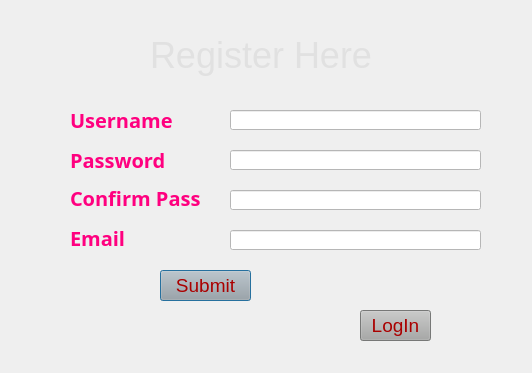
<?xml version="1.0" encoding="UTF-8"?>
<ui version="4.0">
 <class>signup</class>
 <widget class="QDialog" name="signup">
  <property name="geometry">
   <rect>
    <x>0</x>
    <y>0</y>
    <width>532</width>
    <height>373</height>
   </rect>
  </property>
  <property name="windowTitle">
   <string>Dialog</string>
  </property>
  <property name="styleSheet">
   <string notr="true"/>
  </property>
  <widget class="QLabel" name="label">
   <property name="geometry">
    <rect>
     <x>0</x>
     <y>-10</y>
     <width>541</width>
     <height>391</height>
    </rect>
   </property>
   <property name="text">
    <string/>
   </property>
   <property name="pixmap">
    <pixmap>image/book.jpg</pixmap>
   </property>
   <property name="scaledContents">
    <bool>true</bool>
   </property>
  </widget>
  <widget class="QLabel" name="Title">
   <property name="geometry">
    <rect>
     <x>150</x>
     <y>30</y>
     <width>221</width>
     <height>51</height>
    </rect>
   </property>
   <property name="font">
    <font>
     <pointsize>27</pointsize>
    </font>
   </property>
   <property name="styleSheet">
    <string notr="true">color: rgb(225, 225, 225);</string>
   </property>
   <property name="text">
    <string>Register Here</string>
   </property>
  </widget>
  <widget class="QLabel" name="username">
   <property name="geometry">
    <rect>
     <x>70</x>
     <y>110</y>
     <width>111</width>
     <height>20</height>
    </rect>
   </property>
   <property name="font">
    <font>
     <family>Arial Black</family>
     <pointsize>15</pointsize>
     <weight>75</weight>
     <bold>true</bold>
    </font>
   </property>
   <property name="styleSheet">
    <string notr="true">font-size: 15pt;
color: rgb(255, 0, 127);</string>
   </property>
   <property name="text">
    <string>Username</string>
   </property>
  </widget>
  <widget class="QLineEdit" name="uname_txt">
   <property name="geometry">
    <rect>
     <x>230</x>
     <y>110</y>
     <width>251</width>
     <height>20</height>
    </rect>
   </property>
   <property name="styleSheet">
    <string notr="true">background-color: rgb(255, 255, 255);
color: rgb(0, 0, 0);
font: 87 11pt;

</string>
   </property>
  </widget>
  <widget class="QLineEdit" name="pass_txt">
   <property name="geometry">
    <rect>
     <x>230</x>
     <y>150</y>
     <width>251</width>
     <height>20</height>
    </rect>
   </property>
   <property name="styleSheet">
    <string notr="true">background-color: rgb(255, 255, 255);
color: rgb(0, 0, 0);
font: 87 11pt;</string>
   </property>
   <property name="echoMode">
    <enum>QLineEdit::Password</enum>
   </property>
  </widget>
  <widget class="QLabel" name="password">
   <property name="geometry">
    <rect>
     <x>70</x>
     <y>150</y>
     <width>111</width>
     <height>20</height>
    </rect>
   </property>
   <property name="font">
    <font>
     <family>Arial Black</family>
     <pointsize>15</pointsize>
     <weight>75</weight>
     <bold>true</bold>
    </font>
   </property>
   <property name="styleSheet">
    <string notr="true">font-size: 15pt;
color: rgb(255, 0, 127);</string>
   </property>
   <property name="text">
    <string>Password</string>
   </property>
  </widget>
  <widget class="QLineEdit" name="cnfpass_txt">
   <property name="geometry">
    <rect>
     <x>230</x>
     <y>190</y>
     <width>251</width>
     <height>20</height>
    </rect>
   </property>
   <property name="styleSheet">
    <string notr="true">background-color: rgb(255, 255, 255);
color: rgb(0, 0, 0);
font: 87 11pt;</string>
   </property>
   <property name="echoMode">
    <enum>QLineEdit::Password</enum>
   </property>
  </widget>
  <widget class="QLabel" name="label_2">
   <property name="geometry">
    <rect>
     <x>70</x>
     <y>190</y>
     <width>151</width>
     <height>16</height>
    </rect>
   </property>
   <property name="font">
    <font>
     <family>Arial Black</family>
     <pointsize>15</pointsize>
     <weight>75</weight>
     <bold>true</bold>
    </font>
   </property>
   <property name="styleSheet">
    <string notr="true">font-size: 15pt;
color: rgb(255, 0, 127);</string>
   </property>
   <property name="text">
    <string>Confirm Pass</string>
   </property>
  </widget>
  <widget class="QLineEdit" name="email_txt">
   <property name="geometry">
    <rect>
     <x>230</x>
     <y>230</y>
     <width>251</width>
     <height>20</height>
    </rect>
   </property>
   <property name="styleSheet">
    <string notr="true">background-color: rgb(255, 255, 255);
color: rgb(0, 0, 0);
font: 87 11pt;</string>
   </property>
  </widget>
  <widget class="QLabel" name="email">
   <property name="geometry">
    <rect>
     <x>70</x>
     <y>230</y>
     <width>71</width>
     <height>16</height>
    </rect>
   </property>
   <property name="font">
    <font>
     <family>Arial Black</family>
     <pointsize>15</pointsize>
     <weight>75</weight>
     <bold>true</bold>
    </font>
   </property>
   <property name="styleSheet">
    <string notr="true">font-size: 15pt;
color: rgb(255, 0, 127);</string>
   </property>
   <property name="text">
    <string>Email</string>
   </property>
  </widget>
  <widget class="QPushButton" name="reg_btn">
   <property name="geometry">
    <rect>
     <x>160</x>
     <y>270</y>
     <width>91</width>
     <height>31</height>
    </rect>
   </property>
   <property name="styleSheet">
    <string notr="true">background-color: rgb(167, 168, 167);                     
font-size: 14pt;
color: rgb(170, 0, 0);</string>
   </property>
   <property name="text">
    <string>Submit</string>
   </property>
  </widget>
  <widget class="QPushButton" name="back_btn">
   <property name="geometry">
    <rect>
     <x>360</x>
     <y>310</y>
     <width>71</width>
     <height>31</height>
    </rect>
   </property>
   <property name="styleSheet">
    <string notr="true">background-color: rgb(167, 168, 167);                     
font-size: 14pt;
color: rgb(170, 0, 0);</string>
   </property>
   <property name="text">
    <string>LogIn</string>
   </property>
  </widget>
 </widget>
 <resources>
  <include location="image/resource.qrc"/>
 </resources>
 <connections/>
</ui>
